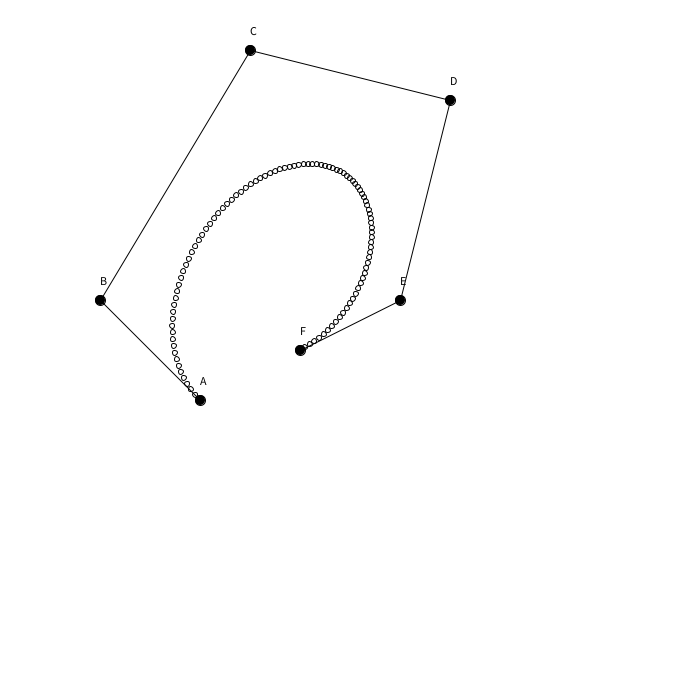
Frame 1 (no input)
Frame 60 (the mouse pressed at the canvas centre just before this capture): identical to frame 1, image omitted
Frame 120 (the mouse held since frame 60 and released just before this capture): identical to frame 1, image omitted

The Processing sketch that drew this single still picture (run headless with seeded random() and noise(); from frame 60 on, the mouse is pressed at the canvas centre):

// Processing sketch: bezier_matrix
// ── bezier_matrix.pde


boolean lockA=false;
boolean lockB=false;
boolean lockC=false;
boolean lockD=false;
boolean lockE=false;
boolean lockF=false;


pt A=new pt(200,400);
pt B=new pt(100,300);
pt C=new pt(250,50);
pt D=new pt(450,100);
pt E=new pt(400,300);
pt F=new pt(300,350);

void setup(){
  size(700,700);
}
void draw(){  
  background(255);
  fill(0);
  ellipse(A.x,A.y,10,10);
  ellipse(B.x,B.y,10,10);
  ellipse(C.x,C.y,10,10);
  ellipse(D.x,D.y,10,10);
  ellipse(E.x,E.y,10,10);
  ellipse(F.x,F.y,10,10);
  noFill();
  
  text("A",A.x,A.y-15);
  text("B",B.x,B.y-15);
  text("C",C.x,C.y-15);
  text("D",D.x,D.y-15);
  text("E",E.x,E.y-15);
  text("F",F.x,F.y-15);
  //quadBezier();
  //cubicBezier();
  //quarticBezier();
  quinticBezier();
  
}

public void quadBezier(){
  line(A.x,A.y,B.x,B.y);
  line(B.x,B.y,D.x,D.y);    
  for(float t=0; t<1; t+=0.01){
    float x=(A.x*pow((1-t),2)) + (B.x*2*(1-t)*t) + D.x*pow(t,2);
    float y=(A.y*pow((1-t),2)) + (B.y*2*(1-t)*t) + D.y*pow(t,2);
    ellipse(x,y,5,5);
  }
}

public void cubicBezier(){
  line(A.x,A.y,B.x,B.y);
  line(B.x,B.y,C.x,C.y);
  line(C.x,C.y,D.x,D.y);
  for(float t=0; t<1; t+=0.01){
    float x=(A.x*pow((1-t),3)) + (B.x*3*pow((1-t),2)*t) + (C.x*3*(1-t)*sq(t)) + D.x*pow(t,3);
    float y=(A.y*pow((1-t),3)) + (B.y*3*pow((1-t),2)*t) + (C.y*3*(1-t)*sq(t)) + D.y*pow(t,3);
    ellipse(x,y,5,5);
  }
}
public void quarticBezier(){
  line(A.x,A.y,B.x,B.y);
  line(B.x,B.y,C.x,C.y);
  line(C.x,C.y,D.x,D.y);
  line(D.x,D.y,E.x,E.y);  
  for(float t=0; t<1; t+=0.01){
    float x=(A.x*pow((1-t),4)) + (B.x*4*pow((1-t),3)*t) + (C.x*6*sq(1-t)*sq(t)) + (D.x*4*(1-t)*pow(t,3)) + E.x*pow(t,4);
    float y=(A.y*pow((1-t),4)) + (B.y*4*pow((1-t),3)*t) + (C.y*6*sq(1-t)*sq(t)) + (D.y*4*(1-t)*pow(t,3)) + E.y*pow(t,4);
    ellipse(x,y,5,5);
  }
}
public void quinticBezier(){
  line(A.x,A.y,B.x,B.y);
  line(B.x,B.y,C.x,C.y);
  line(C.x,C.y,D.x,D.y);
  line(D.x,D.y,E.x,E.y);
  line(E.x,E.y,F.x,F.y);
  for(float t=0; t<1; t+=0.01){
    float x=(A.x*pow((1-t),5)) + (B.x*5*pow((1-t),4)*t) + (C.x*10*pow((1-t),3)*sq(t)) + (D.x*10*sq(1-t)*pow(t,3)) + E.x*5*(1-t)*pow(t,4) + F.x*pow(t,5);
    float y=(A.y*pow((1-t),5)) + (B.y*5*pow((1-t),4)*t) + (C.y*10*pow((1-t),3)*sq(t)) + (D.y*10*sq(1-t)*pow(t,3)) + E.y*5*(1-t)*pow(t,4) + F.y*pow(t,5);
    ellipse(x,y,5,5);
  }
}
void mousePressed(){
  float x=mouseX;
  float y=mouseY;
  float r=50;
  if(dis(x,y,A.x,A.y)<25){
    noFill();
    ellipse(A.x,A.y,r,r);
    lockA=true;
    lockB=false;
    lockC=false;
    lockD=false;
  }else if(dis(x,y,B.x,B.y)<25){
    noFill();
    ellipse(B.x,B.y,r,r);
    lockA=false;
    lockB=true;
    lockC=false;
    lockD=false;
  }else if(dis(x,y,C.x,C.y)<25){
    noFill();
    ellipse(C.x,C.y,r,r);
    lockA=false;
    lockB=false;
    lockC=true;
    lockD=false;    
  }else if(dis(x,y,D.x,D.y)<25){
    noFill();
    ellipse(D.x,D.y,r,r);
    lockA=false;
    lockB=false;
    lockC=false;
    lockD=true;
  }else if(dis(x,y,E.x,E.y)<25){
    noFill();
    ellipse(E.x,E.y,r,r);
    lockA=false;
    lockB=false;
    lockC=false;
    lockD=false;
    lockE=true;
    lockF=false;
  }else if(dis(x,y,F.x,F.y)<25){
    noFill();
    ellipse(F.x,F.y,r,r);
    lockA=false;
    lockB=false;
    lockC=false;
    lockD=false;
    lockE=false;
    lockF=true;    
  }
}

public void mouseDragged(){
  if(lockA==true){
    A.x=mouseX;
    A.y=mouseY;
  }else if(lockB==true){
    B.x=mouseX;
    B.y=mouseY;    
  }else if(lockC==true){
    C.x=mouseX;
    C.y=mouseY;    
  }else if(lockD==true){
    D.x=mouseX;
    D.y=mouseY;
  }else if(lockE==true){
    E.x=mouseX;
    E.y=mouseY;
  }else if(lockF==true){
    F.x=mouseX;
    F.y=mouseY;
  }
}

public double dis(float x, float y, float a, float b){
  double d=sqrt(sq(x-a) + sq(y-b));
  return d;
}
// ── pts.pde
class pt{
  float x,y;
  pt(float x_, float y_){
    x=x_;
    y=y_;
  }
}
